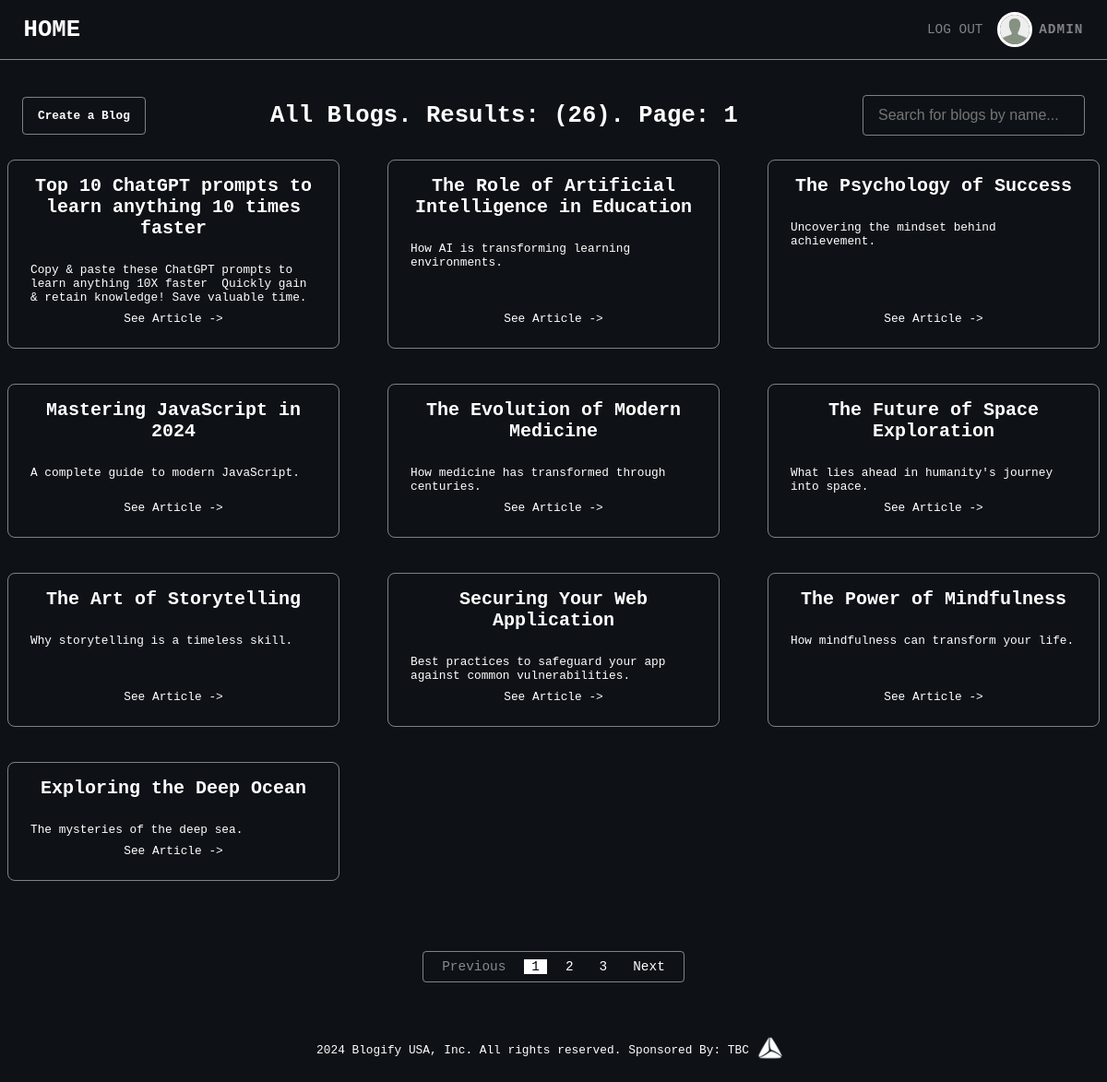
Screenshot of / (signed in) with the database file from the repository.
### models.py (models this page shows, shortened)
class User(db.Model, UserMixin):
    id = db.Column(db.Integer, primary_key=True)
    name = db.Column(db.String, nullable=False)
    email = db.Column(db.String, nullable=False, unique=True)
    password = db.Column(db.String, nullable=False)
    image = db.Column(db.String, nullable=False)
    role = db.Column(db.String, nullable=False, default="user")

class Blog(db.Model):
    id = db.Column(db.Integer, primary_key=True)
    name = db.Column(db.String, nullable=False)
    description = db.Column(db.String, nullable=False)
    article = db.Column(db.String, nullable=False)
    user = db.Column(db.Integer, nullable=False)
    likes = db.Column(db.Integer, nullable=False)
    dislikes = db.Column(db.Integer, nullable=False)

### routes.py (the view)
@app.route("/")
def renderOverview():
    page = request.args.get("page", 1, type=int)
    blogs_len = len(Blog.query.all())
    blogs = Blog.query.order_by(Blog.likes.desc()).paginate(
        page=page, per_page=10, error_out=False
    )
    return render_template(
        "overview.html",
        blogs=blogs.items,
        title="Home",
        page_name=f"All Blogs. Results: ({blogs_len}). Page: {page}",
        pagination=blogs,
    )

### models.py (called while the page is built)
@login_manager.user_loader
def load_user(user_id):
    return User.query.get(user_id)

### templates/overview.html
{% extends "base.html" %} {% block content %}
<main class="main">
	<div class="blog__header">
		{% if current_user.is_authenticated %}
		<div class="create-blog__btn">
			<a href="/blogs/create" class="create-blog__link">Create a Blog</a>
		</div>
		{% endif %}
		<h2 class="heading-secondary blog__page-name">{{page_name}}</h2>
		<form action="/blogs/search" class="blog__search">
			<input class="blog__search-input" id="s" name="s" type="text" placeholder="Search for blogs by name..." />
		</form>
	</div>
	<div class="blogs">
		{% for blog in blogs %}
		<div class="blog-card" id="{{blog.id}}">
			<h3 class="heading-tertiary blog-card__title">{{blog.name}}</h3>
			<p class="blog-card__description">{{blog.description}}</p>
			<p class="blog-card__page-link">
				<a href="/blogs/{{blog.id}}" class="blog-card__link">See Article -></a>
			</p>
		</div>
		{% endfor %}
	</div>
	<nav class="pagination__nav">
		<ul class="pagination">
			{% if pagination.has_prev %}
			<li class="pagination__page">
				<a class="pagination__link" href="/?page={{ pagination.prev_num }}">Previous</a>
			</li>
			{% else %}
			<li class="pagination__page pagination--disabled"><span class="pagination__link">Previous</span></li>
			{% endif %} {% for page_num in pagination.iter_pages() %} {% if page_num %} {% if page_num !=
			pagination.page %}
			<li class="pagination__page">
				<a class="pagination__link" href="/?page={{ page_num }}">{{ page_num }}</a>
			</li>
			{% else %}
			<li class="pagination__page pagination--active" aria-current="page">
				<span class="pagination__link">{{ page_num }}</span>
			</li>
			{% endif %} {% else %}
			<li class="pagination__page pagination--disabled"><span class="pagination__link">...</span></li>
			{% endif %} {% endfor %} {% if pagination.has_next %}
			<li class="pagination__page">
				<a class="pagination__link" href="/?page={{ pagination.next_num }}">Next</a>
			</li>
			{% else %}
			<li class="pagiantion__page pagination--disabled"><span class="pagination__link">Next</span></li>
			{% endif %}
		</ul>
	</nav>
</main>
{% endblock %}

### templates/_header.html
<header class="header">
	<h2 class="heading-secondary header__logo"><a href="/">HOME</a></h2>
	{% if current_user.is_authenticated %}
	<div class="header__user">
		<div class="header__user-logout">
			<a class="header__user-logout-link" href="/user/logout">Log Out</a>
		</div>
		<div class="header__user-img">
			<a class="header__user-link" href="/me">
				<img src="/static/images/users/{{current_user.image}}" alt="Image of the User" />
			</a>
		</div>
		<div class="header__user-content">
			<p class="header__user-name">{{current_user.name.split(' ')[0].upper()}}</p>
		</div>
	</div>
	{% else %}
	<div class="header__options">
		<a href="/login" class="btn-login">Log In</a>
		<a href="/signup" class="btn-signup">Sign Up</a>
	</div>
	{% endif %}
</header>

### static/css/style.css (style rules this page uses)
*, *::before, *::after { margin: 0; padding: 0; box-sizing: inherit; }
html { font-size: 62.5%; }
@media only screen and (max-width: 1200px) { html { font-size: 50%; } }
body { box-sizing: border-box; font-size: 1.6rem; font-family: monospace; overflow-x: hidden; background-color: #0e1217; width: 100%; height: 100vh; }
a { text-decoration: none; }
ul { list-style: none; }
.main { padding: 4.8rem 1rem; min-height: 100vh; background-color: #0e1217; }
.heading-secondary { color: #ffffff; font-size: 3.2rem; }
.heading-tertiary { font-size: 2.5rem; color: #ffffff; }
.header { display: flex; align-items: center; justify-content: space-between; width: 100%; box-shadow: 0 0 2rem rgba(0, 0, 0, 0.3); padding: 2rem 3.2rem; background-color: #0e1217; border-bottom: 1px solid rgba(255, 255, 255, 0.5); }
.header__logo a { color: inherit; transition: all 0.3s; }
.header__user { display: flex; align-items: center; gap: 1.3rem; }
.header__user-img { width: 4rem; height: 4rem; border-radius: 50%; outline: 3px solid #ffffff; overflow: hidden; transition: all 0.3s; }
.header__user-img img { width: 100%; height: 100%; }
.header__user-content { color: rgba(255, 255, 255, 0.47); font-size: 1.8rem; font-weight: 600; letter-spacing: 1px; }
.header__user-logout { margin-right: 1rem; transition: all 0.3s; }
.header__user-logout-link { font-size: 1.8rem; text-transform: uppercase; color: rgba(255, 255, 255, 0.47); }
.pagination { display: flex; align-items: center; justify-content: center; gap: 1.5rem; }
.pagination__nav { justify-self: center; margin-top: 9.6rem; border: 1px solid rgba(255, 255, 255, 0.47); border-radius: 0.5rem; padding: 1rem 1.5rem; }
.pagination--disabled { opacity: 0.5; }
.pagination--active { opacity: 1; background-color: #ffffff; color: #000000; }
.pagination--active span { color: #000000 !important; }
.pagination__page { cursor: pointer; transition: opacity 0.3s; }
.pagination__link { color: #ffffff; font-weight: 500; font-size: 1.8rem; padding: 1rem; }
.blogs { width: 100%; margin: 0 auto; display: grid; justify-content: space-between; grid-template-columns: repeat(auto-fit, minmax(20rem, 45rem)); row-gap: 4.8rem; }
.blog-card { max-width: 45rem; width: 100%; display: flex; flex-direction: column; padding: 2rem 3rem; border: 1px solid rgba(255, 255, 255, 0.47); border-radius: 1rem; transition: transform 0.3s; }
.blog-card__title { word-wrap: break-word; white-space: pre-wrap; word-break: break-word; margin-bottom: 3.2rem; text-align: center; }
.blog-card__description { word-wrap: break-word; white-space: pre-wrap; word-break: break-word; color: #ffffff; margin-bottom: auto; }
.blog-card__page-link { padding: 1rem 2rem; text-align: center; justify-self: flex-end; }
.blog-card__link { color: #ffffff; position: relative; transition: all 0.3s; display: inline-block; }
.blog-card__link::after { content: " "; display: block; background-color: rgba(255, 255, 255, 0.47); position: absolute; bottom: -3px; left: -1px; width: 0; height: 1px; transition: all 0.2s; }
.create-blog__btn { display: inline-block; padding: 1.5rem 2rem; background-color: transparent; border: 1px solid rgba(255, 255, 255, 0.47); border-radius: 0.5rem; transition: all 0.3s; }
.create-blog__link { color: #ffffff; font-weight: 600; }
.blog__page-name { margin-left: auto; }
.blog__header { display: flex; align-items: center; justify-content: space-between; text-align: center; margin: 0 2rem 3.2rem 2rem; }
.blog__search { margin-left: auto; }
.blog__search-input { padding: 1.5rem 2rem; backdrop-filter: blur(1rem); background-color: transparent; border: 1px solid rgba(255, 255, 255, 0.47); border-radius: 0.5rem; font-size: 2rem; color: #ffffff; }

### rows the page displays
User: image (placeholder picture), name.split "ADMIN"
Blog: name "Top 10 ChatGPT prompts to learn anything 10 times faster", description "Copy & paste these ChatGPT prompts to learn anything 10X faster Quickly gain & retain knowledge! Save valuable time."
Blog: name "The Role of Artificial Intelligence in Education", description "How AI is transforming learning environments."
Blog: name "The Psychology of Success", description "Uncovering the mindset behind achievement."
Blog: name "Mastering JavaScript in 2024", description "A complete guide to modern JavaScript."
Blog: name "The Evolution of Modern Medicine", description "How medicine has transformed through centuries."
Blog: name "The Future of Space Exploration", description "What lies ahead in humanity's journey into space."
Blog: name "The Art of Storytelling", description "Why storytelling is a timeless skill."
Blog: name "Securing Your Web Application", description "Best practices to safeguard your app against common vulnerabilities."
Blog: name "The Power of Mindfulness", description "How mindfulness can transform your life."
Blog: name "Exploring the Deep Ocean", description "The mysteries of the deep sea."

### other values shown
{{ page_name }} "All Blogs. Results: (26). Page: 1"
{{ page_num }} "1"
{{ page_num }} "2" "3"
